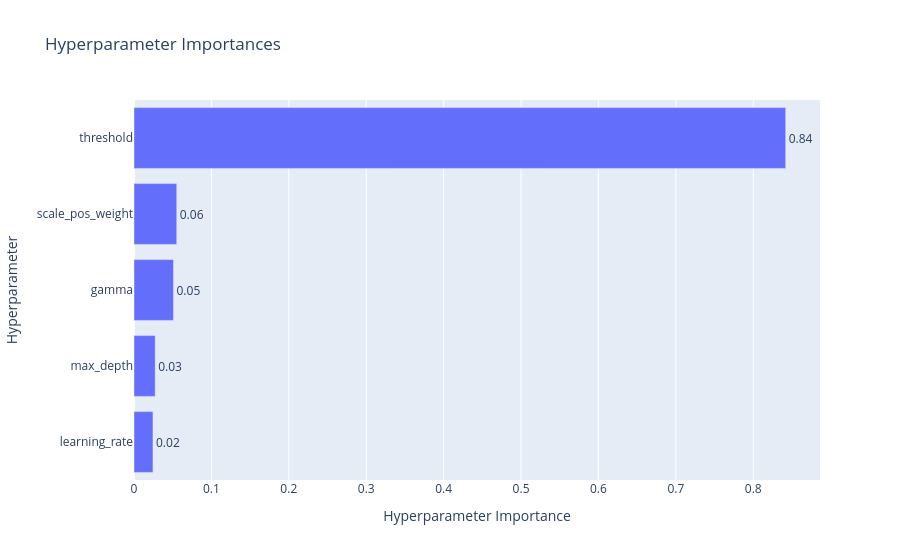

Notebook source saved alongside this figure:
### Code cell
from optuna.visualization import plot_param_importances

plot_param_importances(study_xgboost)

### Figure 1 — Plotly figure (JSON) as saved in the notebook; plotly's stock layout.template omitted (floating-point values rounded to 4 significant figures)
{"data": [{"cliponaxis": false, "hovertemplate": ["learning_rate (FloatDistribution): 0.02448924221570287<extra></extra>", "max_depth (IntDistribution): 0.02737435126525234<extra></extra>", "gamma (FloatDistribution): 0.051005404002133596<extra></extra>", "scale_pos_weight (FloatDistribution): 0.055224620572860435<extra></extra>", "threshold (FloatDistribution): 0.8419063819440508<extra></extra>"], "name": "Objective Value", "orientation": "h", "text": ["0.02", "0.03", "0.05", "0.06", "0.84"], "textposition": "outside", "type": "bar", "x": [0.02449, 0.02737, 0.05101, 0.05522, 0.8419], "y": ["learning_rate", "max_depth", "gamma", "scale_pos_weight", "threshold"]}], "layout": {"title": {"text": "Hyperparameter Importances"}, "xaxis": {"title": {"text": "Hyperparameter Importance"}}, "yaxis": {"title": {"text": "Hyperparameter"}}}}
